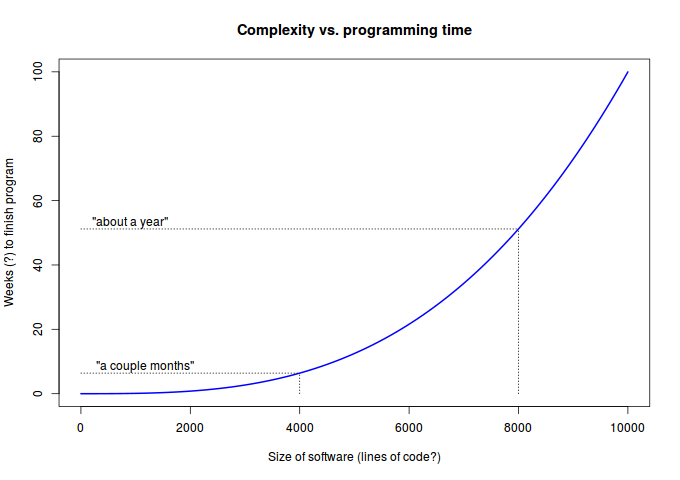

Write R code to recreate this figure.

the.func <- function(x) {
    (-20000*x + x^3)/10000000000
}

draw.segs <- function(x) {
    draw.vert.seg(x)
    draw.horiz.seg(x)
}

draw.vert.seg <- function(x) {
    segments(x0=x,x1=x,y0=0,y1=the.func(x),lty="dotted")
}

draw.horiz.seg <- function(x) {
    segments(x0=0,x1=x,y0=the.func(x),y1=the.func(x),lty="dotted")
}

options(scipen=9)
png("complexityCurve.png",height=480,width=680)
curve(the.func,from=0,to=10*1000,
    xlab="Size of software (lines of code?)",
    ylab="Weeks (?) to finish program",
    main="Complexity vs. programming time",
    col="blue", lwd=2)
draw.segs(4000)
draw.segs(8000)
text(0,the.func(4000),'"a couple months"',adj=c(-.15,-.3))
text(0,the.func(8000),'"about a year"',adj=c(-.15,-.3))
dev.off()
